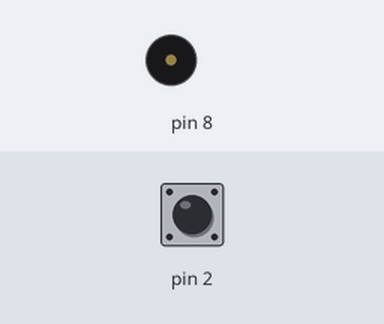
Recording of a sketch running on a simulated Arduino Uno, built with avr-gcc and run on an emulated ATmega328P. Shown: buzzer (waves = sounding). Inputs (shaded band) come from the test bench; at power-on: pin 2 HIGH.

Above: at 1.2 s.
1.3 s: pin 2 pulled LOW for 1 s
At 1.7 s:
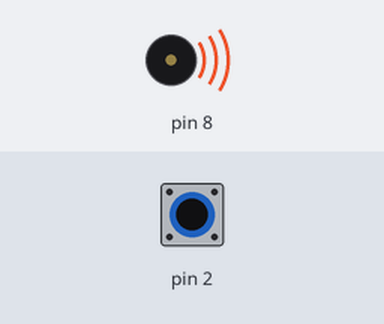
4.0 s: pin 2 pulled LOW for 3.2 s
At 8.7 s:
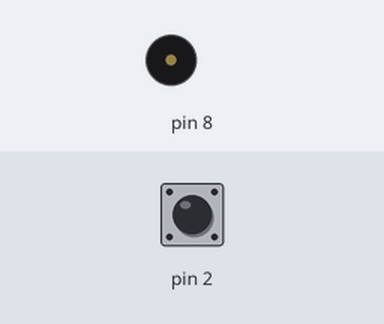
Timing chart, 0 to 10.2 s (numbered marks = the images above; inputs shaded):
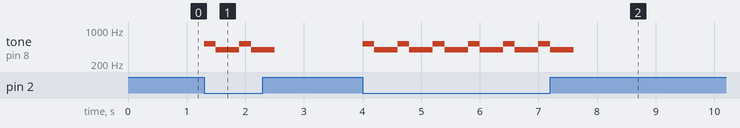

The sketch:

timbre.ino
```cpp
// Sesion 5 - El timbre de tu pieza
// Boton entre el pin 2 y GND (sin resistencia: INPUT_PULLUP) y buzzer en el pin 8.
// Ojo: con INPUT_PULLUP el boton apretado se lee LOW.

void setup() {
  pinMode(2, INPUT_PULLUP);
}

void loop() {
  if (digitalRead(2) == LOW) {   // apretado
    tone(8, 523);   // ding
    delay(200);
    tone(8, 392);   // dong
    delay(400);
    noTone(8);
  }
}
```

Measured:
- after the input at 1.3 s, tone on pin 8: plays 523 Hz for 0.20 s, 392 Hz for 0.40 s, 523 Hz for 0.20 s, 392 Hz for 0.40 s, starting at once
- after the input at 4.0 s, tone on pin 8: silent → 523 Hz at once, then repeats every 0.60 s: 392 Hz 0.40 s, 523 Hz 0.20 s, until it stays silent from 7.6 s
